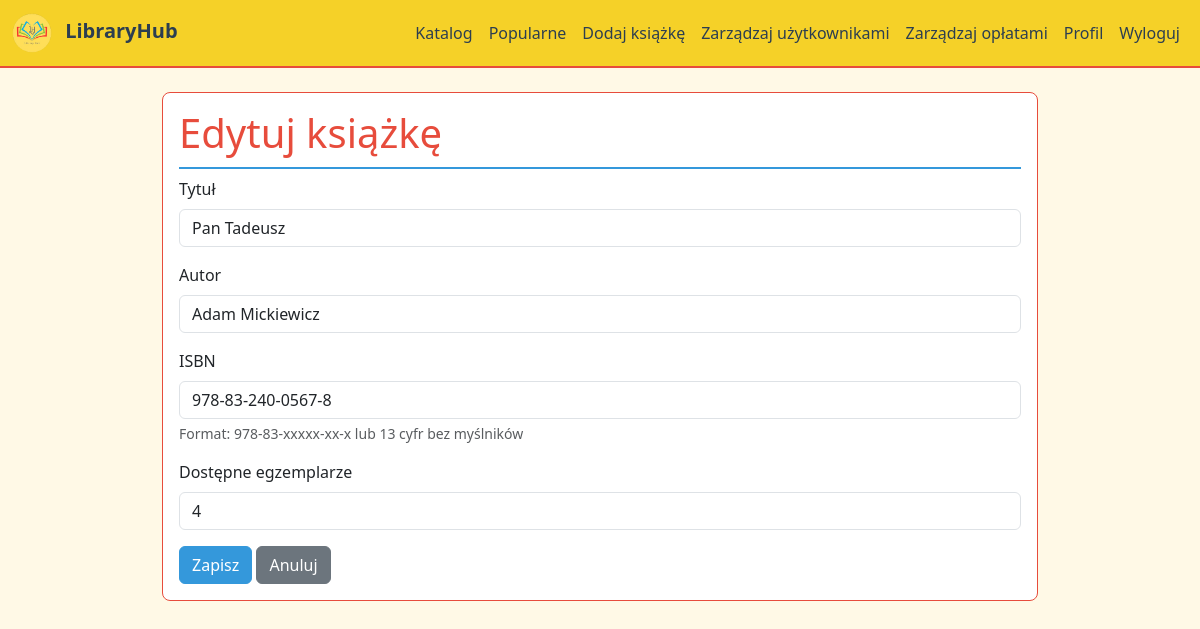
The app's page /edit_book/4 (signed in) with its own data.
### tables this page shows
CREATE TABLE books
                 (id INTEGER PRIMARY KEY, title TEXT, author TEXT, added_date TEXT,
                  available INTEGER, last_edited TEXT, isbn TEXT UNIQUE);

### app.py (the view, shortened to what this page needs)
@app.route('/edit_book/<int:book_id>', methods=['GET', 'POST'])
@login_required
def edit_book(book_id):
    if not current_user.is_admin:
        return redirect(url_for('catalog'))
    try:
        conn = sqlite3.connect('database/library.db')
        c = conn.cursor()
        c.execute('SELECT * FROM books WHERE id = ?', (book_id,))
        book = c.fetchone()
        conn.close()
        if not book:
            return redirect(url_for('catalog'))
        return render_template('edit_book.html', book=book)
    except Exception as e:
        return redirect(url_for('catalog'))

### app.py (called while the page is built)
@login_manager.user_loader
def load_user(user_id):
    try:
        conn = sqlite3.connect('database/library.db')
        c = conn.cursor()
        c.execute('SELECT id, username, is_admin FROM users WHERE id = ?', (user_id,))
        user = c.fetchone()
        conn.close()
        if user:
            return User(user[0], user[1], user[2])
    except Exception:
        pass
    return None

### templates/edit_book.html (shortened to what this page needs)
{% extends "base.html" %}
{% block content %}
<div class="card mt-4">
    <div class="card-body">
        <h1 class="card-title">Edytuj książkę</h1>
        <form method="POST">
            <div class="mb-3">
                <label class="form-label">Tytuł</label>
                <input type="text" name="title" class="form-control" value="{{ book[1] }}" required>
            </div>
            <div class="mb-3">
                <label class="form-label">Autor</label>
                <input type="text" name="author" class="form-control" value="{{ book[2] }}" required>
            </div>
            <div class="mb-3">
                <label class="form-label">ISBN</label>
                <input type="text" name="isbn" class="form-control" value="{{ book[6] if book|length > 6 else '' }}" required>
                <div class="form-text">Format: 978-83-xxxxx-xx-x lub 13 cyfr bez myślników</div>
            </div>
            <div class="mb-3">
                <label class="form-label">Dostępne egzemplarze</label>
                <input type="number" name="available" class="form-control" value="{{ book[4] }}" min="0" max="100" required>
            </div>
            <button type="submit" class="btn btn-primary">Zapisz</button>
            <a href="{{ url_for('catalog') }}" class="btn btn-secondary">Anuluj</a>
        </form>
    </div>
</div>
{% endblock %}

### templates/base.html (style rules this page uses)
body { background-color: #FFF9E6; color: #2C3E50; }
.card { border: 1px solid #E74C3C; border-radius: 8px; background-color: #FFFFFF; }
.card-title { color: #E74C3C; border-bottom: 2px solid #3498DB; padding-bottom: 10px; }
.btn-primary { background-color: #3498DB; border-color: #3498DB; }

### records on screen
books: title "Pan Tadeusz", author "Adam Mickiewicz", isbn "978-83-240-0567-8", available "4"
